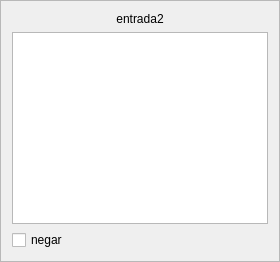
                     <widget class="QFrame" name="inframe2">
                      <property name="sizePolicy">
                       <sizepolicy hsizetype="Preferred" vsizetype="Preferred">
                        <horstretch>0</horstretch>
                        <verstretch>0</verstretch>
                       </sizepolicy>
                      </property>
                      <property name="frameShape">
                       <enum>QFrame::StyledPanel</enum>
                      </property>
                      <property name="frameShadow">
                       <enum>QFrame::Raised</enum>
                      </property>
                      <layout class="QGridLayout" name="gridLayout_25">
                       <item row="0" column="0">
                        <layout class="QVBoxLayout" name="verticalLayout_16">
                         <item>
                          <widget class="QLabel" name="inlabel2">
                           <property name="sizePolicy">
                            <sizepolicy hsizetype="Expanding" vsizetype="Preferred">
                             <horstretch>0</horstretch>
                             <verstretch>0</verstretch>
                            </sizepolicy>
                           </property>
                           <property name="text">
                            <string>entrada2</string>
                           </property>
                           <property name="alignment">
                            <set>Qt::AlignCenter</set>
                           </property>
                          </widget>
                         </item>
                         <item>
                          <widget class="QListWidget" name="inlist2">
                           <property name="sizePolicy">
                            <sizepolicy hsizetype="Preferred" vsizetype="Expanding">
                             <horstretch>0</horstretch>
                             <verstretch>0</verstretch>
                            </sizepolicy>
                           </property>
                          </widget>
                         </item>
                         <item>
                          <widget class="QCheckBox" name="innot2">
                           <property name="sizePolicy">
                            <sizepolicy hsizetype="Fixed" vsizetype="Fixed">
                             <horstretch>0</horstretch>
                             <verstretch>0</verstretch>
                            </sizepolicy>
                           </property>
                           <property name="text">
                            <string>negar</string>
                           </property>
                          </widget>
                         </item>
                        </layout>
                       </item>
                      </layout>
                     </widget>
